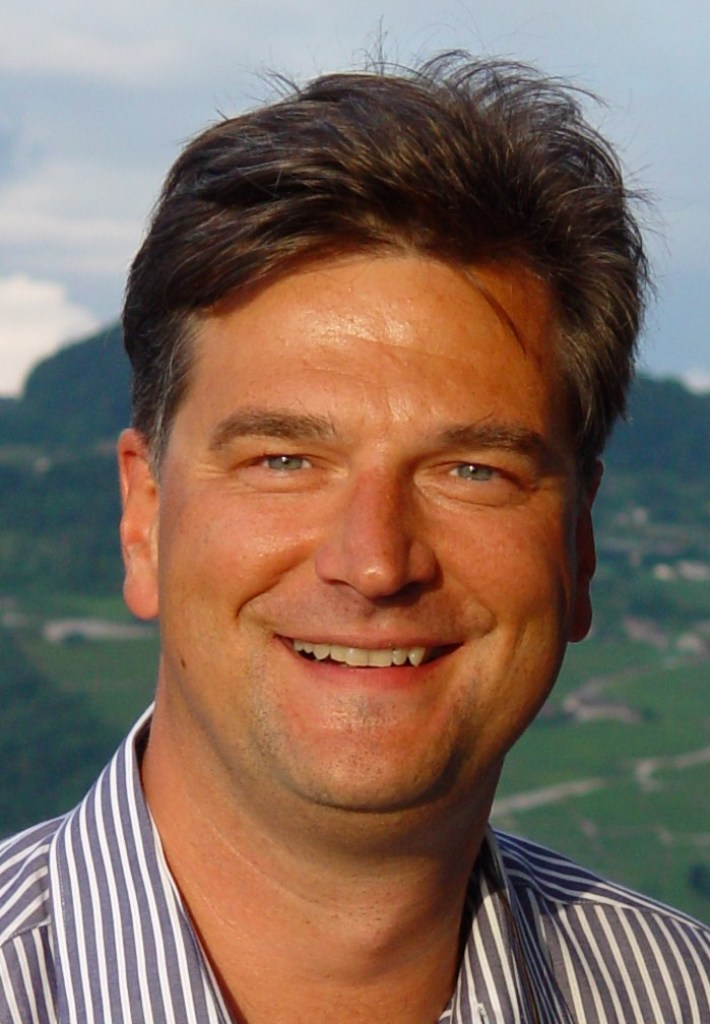
%> input picture Handout/Week 5 - Color Science/Codes/Color Balancing/berndsface.jpg, 710 x 1024 px
$ octave --eval "result = gradient_magnitude(imread('berndsface.jpg'));"   (GNU Octave 9; MATLAB toolbox functions it lacks are replaced by stand-ins)
%> lines starting %> are read from the running program, lines starting %| are printed output that depends on the picture
function imgGrad = gradient_magnitude(img)
% -Input-
% img: rgb image
%
% -Output-
% imgGrad: gradient magnitude image

[rows, cols, channels] = size(img);
%> rows = 1024; cols = 710; channels = 3
imgGrad = zeros(size(img));
sigma = 1;
for i = 1:3
    pix = reshape(img(:,:,i), rows, cols);
    pix = imfilter(pix, fspecial('gaussian', [5*sigma 5*sigma], sigma));
    pix_dx = imfilter(pix, fspecial('sobel'));
    pix_dy = imfilter(pix, fspecial('sobel').');
    imgGrad(:,:,i) = sqrt(pix_dx.^2 + pix_dy.^2);
end % i
%> this loop made 3 passes
%> pass 1, in gradient_magnitude, `pix = reshape(img(:,:,i), rows, cols);`:
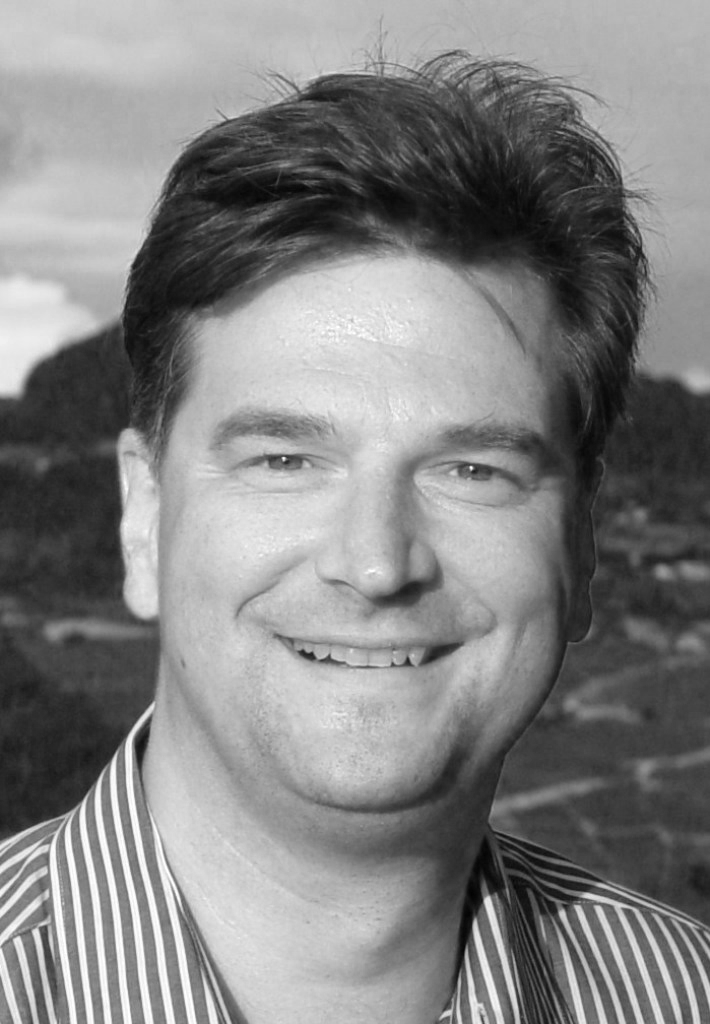
%> pix: size 1024x710 uint8; min 2, max 255, mean 130.4
%> pass 1, in gradient_magnitude, `pix_dx = imfilter(pix, fspecial('sobel'));`:
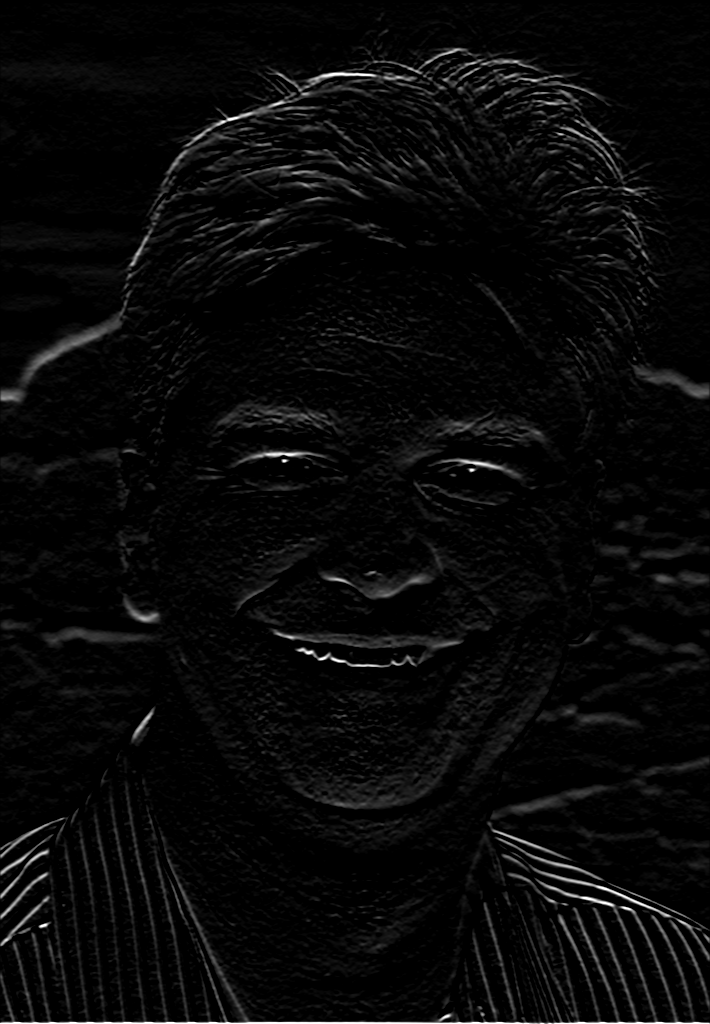
%> pix_dx: size 1024x710 uint8; min 0, max 255, mean 8.6
%> pass 1, in gradient_magnitude, `pix_dy = imfilter(pix, fspecial('sobel').');`:
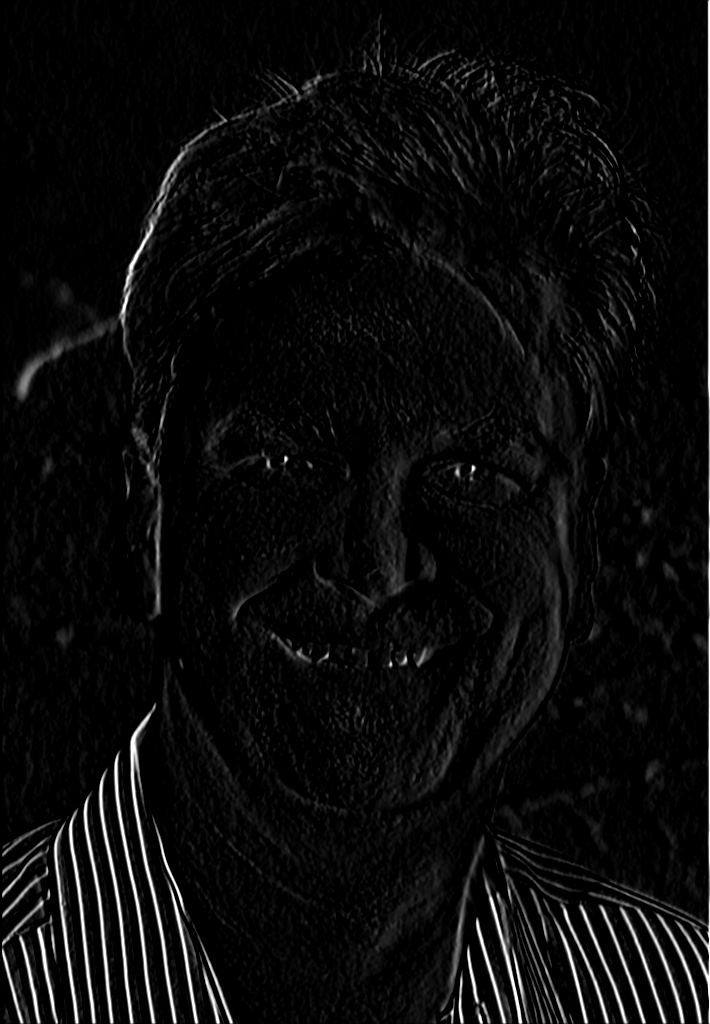
%> pix_dy: size 1024x710 uint8; min 0, max 255, mean 11.1
%> after the loop:
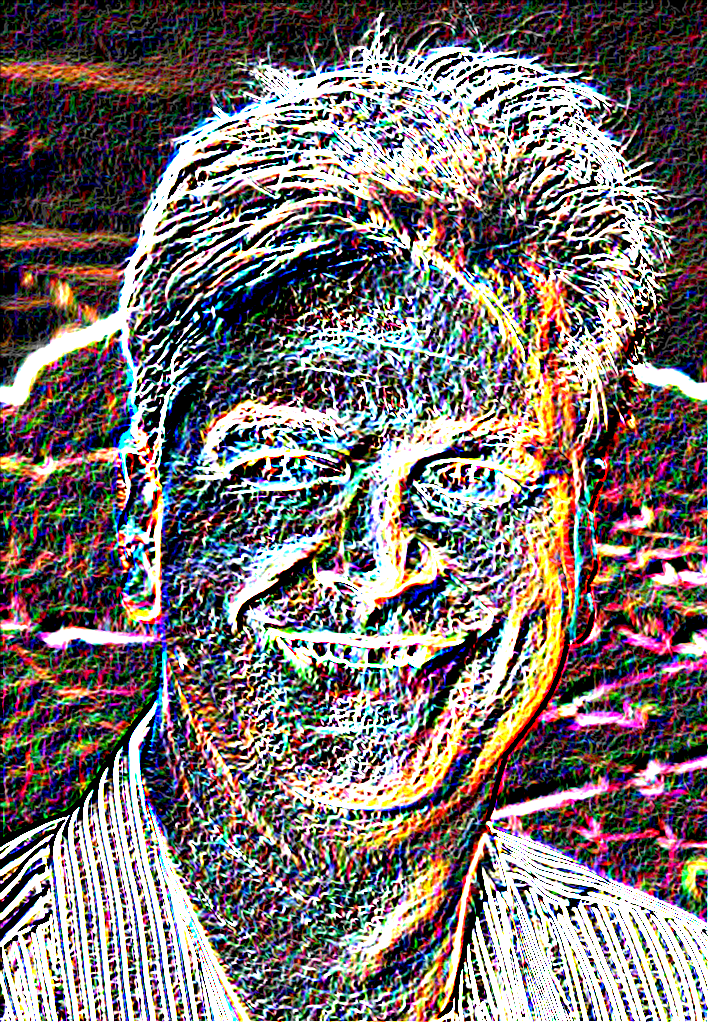
%> imgGrad: size 1024x710x3 double; mean R, G, B 7.72, 7.12, 7.06; drawn with min black and max white
